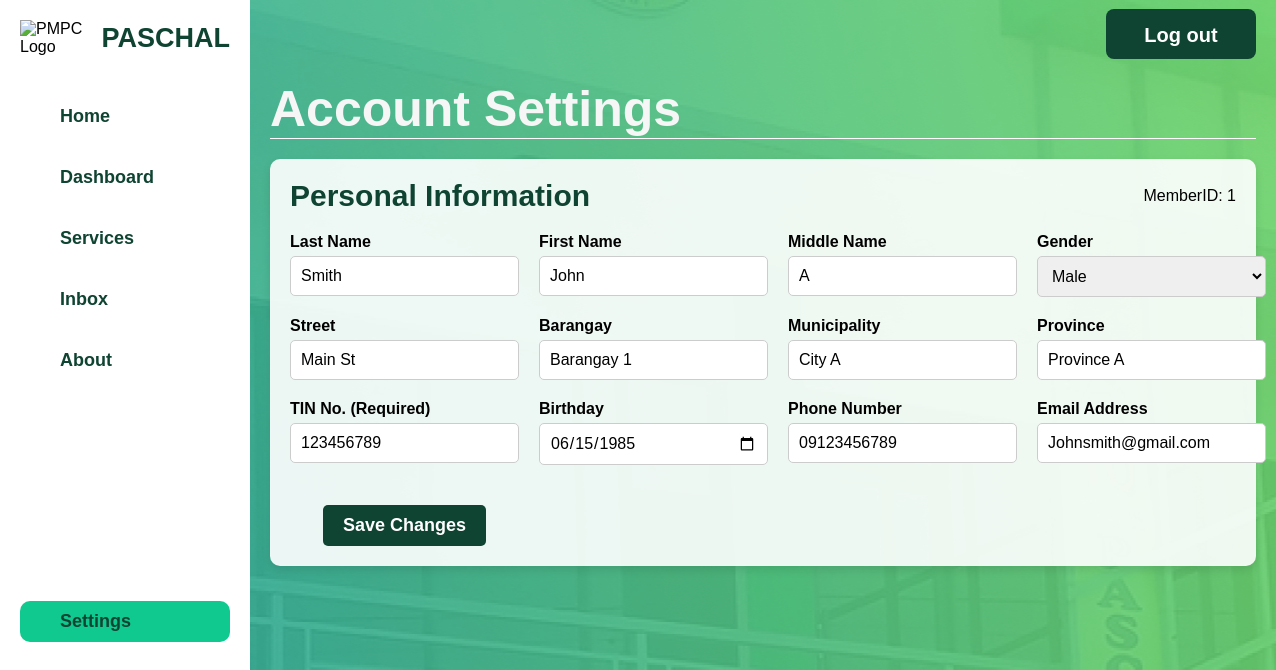
Page /member/member-settings.php (signed in) on the committed database.
### tables this page shows
CREATE TABLE `member` (
  `Email` char(255) NOT NULL,
  `MemberID` int(11) NOT NULL,
  `LastName` varchar(50) DEFAULT NULL,
  `FirstName` varchar(50) DEFAULT NULL,
  `MiddleName` varchar(50) DEFAULT NULL,
  `AddressID` int(11) DEFAULT NULL,
  `Birthday` date DEFAULT NULL,
  `Sex` varchar(10) DEFAULT NULL,
  `TINNumber` varchar(15) DEFAULT NULL,
  `ContactNo` varchar(15) DEFAULT NULL,
  `DateCreated` date DEFAULT NULL,
  `Savings` decimal(10,2) DEFAULT 0.00,
  `TypeOfMember` enum('Regular','Associate') DEFAULT 'Regular',
  `MembershipStatus` enum('Pending','Active') DEFAULT 'Pending'
);

CREATE TABLE `address` (
  `AddressID` int(11) NOT NULL,
  `Street` varchar(50) DEFAULT NULL,
  `Barangay` varchar(50) DEFAULT NULL,
  `Municipality` varchar(50) DEFAULT NULL,
  `Province` varchar(50) DEFAULT NULL
);

### html/member/member-settings.php (the view, shortened to what this page needs)
<?php
$servername = "localhost";
$dbUsername = "root";
$dbPassword = "";
$dbname = "pmpc";
$conn = new mysqli($servername, $dbUsername, $dbPassword, $dbname);
$memberID = $_SESSION['MemberID'];
$query = "
    SELECT
        m.LastName,
        m.FirstName,
        m.MiddleName,
        m.Sex,
        m.TINNumber,
        m.Birthday,
        m.ContactNo,
        m.Email,
        mc.Username,
        mc.Password,
        a.Street,
        a.Barangay,
        a.Municipality,
        a.Province
    FROM
        member m
    JOIN
        member_credentials mc ON mc.MemberID = m.MemberID
    JOIN
        address a ON a.AddressID = m.AddressID
    WHERE
        m.MemberID = ?
";
$stmt = $conn->prepare($query);
$stmt->bind_param("i", $memberID);
$stmt->execute();
$result = $stmt->get_result();
$memberData = $result->fetch_assoc();
?>
<!DOCTYPE html>
<html lang="en">
<head>
    <link rel="stylesheet" href="../../css/member-manageaccount.css">
    <link rel="stylesheet" href="../../css/member-general.css">
</head>
<body>
    <div class="container">
        <div class="sidebar">
            <div class="logo-container">
                <div class="logo">
                    <img src="../../assets/pmpc-logo.png" alt="PMPC Logo">
                </div>
                <h2 class="pmpc-text">PASCHAL</h2>
            </div>
            <ul class="sidebar-menu">
                <li><a href="member-landing.php">Home</a></li>
                <li><a href="member-dashboard.php">Dashboard</a></li>
                <li><a href="member-services.php">Services</a></li>
                <li><a href="member-inbox.php">Inbox</a></li>
                <li><a href="member-about.html">About</a></li>
            </ul>
            <ul class="sidebar-settings">
                <li><a href="member-manageaccount.html" class="active">Settings</a></li>
            </ul>
        </div>
        <div class="main-content">
            <header>
                <h1>Account Settings</h1>
                <button class="logout-button" onclick="redirectToIndex()">Log out</button>
            </header>
            <section class="personal-info-section">
            <div class="personal-info-header">
                    <h2>Personal Information</h2>
                    <span>MemberID: <?php echo htmlspecialchars($memberID); ?></span>
                </div>
                <div class="personal-info-form">
                    <div class="input-group">
                        <label for="lastName">Last Name</label>
                        <input type="text" id="lastName" name="lastName" value="<?php echo htmlspecialchars($memberData['LastName']); ?>">
                    </div>
                    <div class="input-group">
                        <label for="firstName">First Name</label>
                        <input type="text" id="firstName" name="firstName" value="<?php echo htmlspecialchars($memberData['FirstName']); ?>">
                    </div>
                    <div class="input-group">
                        <label for="middleName">Middle Name</label>
                        <input type="text" id="middleName" name="middleName" value="<?php echo htmlspecialchars($memberData['MiddleName']); ?>">
                    </div>
                    <div class="input-group">
                        <label for="gender">Gender</label>
                        <select id="gender" name="gender">
                            <option value="male" <?php echo ($memberData['Sex'] == 'male') ? 'selected' : ''; ?>>Male</option>
                        </select>
                    </div>
                    <div class="input-group">
                        <label for="street">Street</label>
                        <input type="text" id="street" name="street" value="<?php echo htmlspecialchars($memberData['Street']); ?>">
                    </div>
                    <div class="input-group">
                        <label for="barangay">Barangay</label>
                        <input type="text" id="barangay" name="barangay" value="<?php echo htmlspecialchars($memberData['Barangay']); ?>">
                    </div>
                    <div class="input-group">
                        <label for="municipality">Municipality</label>
                        <input type="text" id="municipality" name="municipality" value="<?php echo htmlspecialchars($memberData['Municipality']); ?>">
                    </div>
                    <div class="input-group">
                        <label for="province">Province</label>
                        <input type="text" id="province" name="province" value="<?php echo htmlspecialchars($memberData['Province']); ?>">
                    </div>
                    <div class="input-group">
                        <label for="tin">TIN No. (Required)</label>
                        <input type="text" id="tin" name="tin" value="<?php echo htmlspecialchars($memberData['TINNumber']); ?>">
                    </div>
                    <div class="input-group">
                        <label for="birthday">Birthday</label>
                        <input type="date" id="birthday" name="birthday" value="<?php echo htmlspecialchars($memberData['Birthday']); ?>">
                    </div>
                    <div class="input-group">
                        <label for="phoneNumber">Phone Number</label>
                        <input type="text" id="phoneNumber" name="phoneNumber" value="<?php echo htmlspecialchars($memberData['ContactNo']); ?>">
                    </div>
                    <div class="input-group">
                        <label for="email">Email Address</label>
                        <input type="email" id="email" name="email" value="<?php echo htmlspecialchars($memberData['Email']); ?>">
                    </div>
                    <div class="button-group">
                        <button class="save-changes" type="button" onclick="askForPassword()">Save Changes</button>
                    </div>
                </div>
                </div>
        </div>
</body>
</html>

### css/member-manageaccount.css (style rules this page uses)
* { margin: 0; padding: 0; box-sizing: border-box; font-family: 'Poppins', Arial, Helvetica, sans-serif; }
html, body { height: 100%; font-family: 'Poppins', Arial, Helvetica, sans-serif; }
body { background-image: url('../assets/bg.jpg'); background-size: auto; background-position: center; background-repeat: no-repeat; }
.container { display: flex; width: 100%; height: 100vh; }
.sidebar { width: 250px; background-color: #fff; display: flex; flex-direction: column; padding: 20px; position: fixed; height: 100vh; }
.logo-container { display: flex; align-items: center; margin-bottom: 20px; }
.logo img { width: 70px; height: auto; margin-right: 10px; }
.pmpc-text { font-size: 27px; color: #0F4332; font-weight: 800; }
.sidebar-menu { list-style: none; padding: 0; }
.sidebar-menu li { margin: 20px 0; }
.sidebar-settings { list-style: none; padding-left: 0; margin-bottom: 20px; }
.sidebar-menu a { color: #0F4332; text-decoration: none; font-size: 18px; font-weight: bold; display: block; padding: 10px 40px; transition: background-color 0.3s ease; }
.sidebar-settings a.active, .sidebar-settings a:hover { background-color: #10C98F; border-radius: 10px; }
.sidebar-settings li { margin: 0; }
.sidebar-settings a { color: #0F4332; text-decoration: none; font-size: 18px; font-weight: bold; padding: 10px 40px; display: block; transition: background-color 0.3s ease; margin-top:200px; }
.main-content { margin-left: 250px; padding: 20px; width: calc(100% - 250px); }
header { display: flex; justify-content: space-between; align-items: center; padding-top: 60px; border-bottom: 1.5px solid #ffffff; margin-bottom: 20px; }
header h1 { font-size: 50px; font-weight: 800; color: #f6f6f6; }
.logout-button { background-color: #0F4332; color: rgb(255, 255, 255); border-radius: 8px; margin-top: -150px; font-size: 20px; font-weight: bold; width: 150px; height: 50px; padding: 15px 25px; border: none; cursor: pointer; transition: background-color 0.3s ease; }
.personal-info-section { background-color: rgba(255, 255, 255, 0.9); padding: 20px; border-radius: 10px; box-shadow: 0 4px 8px rgba(0, 0, 0, 0.1); }
.personal-info-header { display: flex; justify-content: space-between; align-items: center; margin-bottom: 20px; }
.personal-info-header h2 { color: #0F4332; font-size: 30px; font-weight: bold; }
.personal-info-form { display: grid; grid-template-columns: repeat(4, 1fr); grid-gap: 20px; }
.input-group { display: flex; flex-direction: column; }
.input-group label { font-size: 16px; font-weight: bold; margin-bottom: 5px; }
.input-group input, .input-group select { padding: 10px; font-size: 16px; border: 1px solid #ccc; border-radius: 5px; }
.button-group { text-align: center; margin-top: 20px; }
.save-changes { background-color: #0F4332; color: white; font-size: 18px; font-weight: bold; padding: 10px 20px; border: none; border-radius: 5px; cursor: pointer; transition: background-color 0.3s ease; }

### rows in the picture
member: lastName "Smith", firstName "John", middleName "A", street "Main St", barangay "Barangay 1", municipality "City A", province "Province A", tin "123456789", birthday "06/15/1985", phoneNumber "09123456789", email "Johnsmith@gmail.com"

### other values in the picture
$memberID "1"
